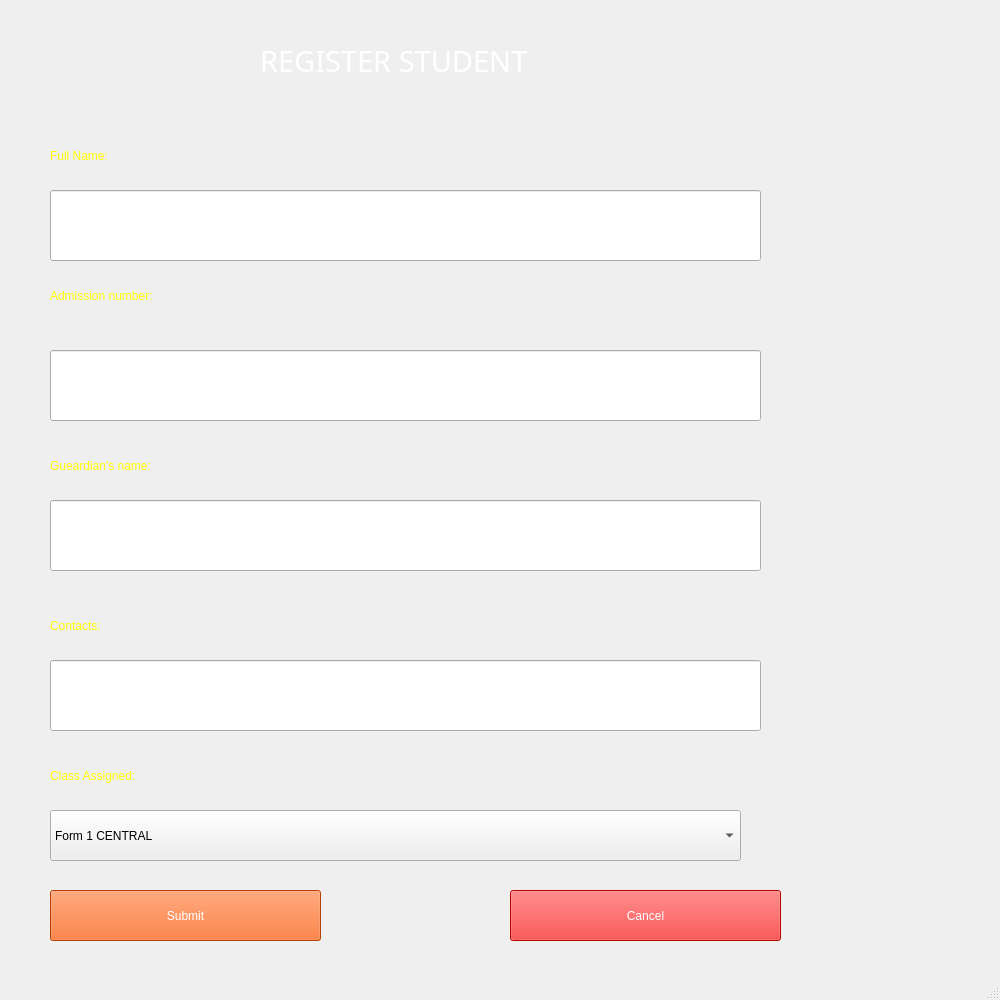
<?xml version="1.0" encoding="UTF-8"?>
<ui version="4.0">
 <class>MainWindow</class>
 <widget class="QMainWindow" name="MainWindow">
  <property name="geometry">
   <rect>
    <x>0</x>
    <y>0</y>
    <width>1000</width>
    <height>1000</height>
   </rect>
  </property>
  <property name="minimumSize">
   <size>
    <width>1000</width>
    <height>1000</height>
   </size>
  </property>
  <property name="maximumSize">
   <size>
    <width>1000</width>
    <height>1000</height>
   </size>
  </property>
  <property name="windowTitle">
   <string>Register Student</string>
  </property>
  <property name="windowIcon">
   <iconset>
    <normaloff>imgs/660921-84.png</normaloff>imgs/660921-84.png</iconset>
  </property>
  <widget class="QWidget" name="centralwidget">
   <widget class="QLabel" name="label">
    <property name="geometry">
     <rect>
      <x>0</x>
      <y>30</y>
      <width>1021</width>
      <height>961</height>
     </rect>
    </property>
    <property name="text">
     <string/>
    </property>
    <property name="pixmap">
     <pixmap>imgs/pexels-francesco-ungaro-1526713.jpg</pixmap>
    </property>
    <property name="scaledContents">
     <bool>true</bool>
    </property>
   </widget>
   <widget class="QLabel" name="label_2">
    <property name="geometry">
     <rect>
      <x>260</x>
      <y>40</y>
      <width>481</width>
      <height>41</height>
     </rect>
    </property>
    <property name="font">
     <font>
      <family>Segoe UI Black</family>
      <pointsize>22</pointsize>
      <weight>10</weight>
      <italic>false</italic>
      <bold>false</bold>
     </font>
    </property>
    <property name="styleSheet">
     <string notr="true">font: 87 22pt &quot;Segoe UI Black&quot;;
color: rgb(255, 255, 255);</string>
    </property>
    <property name="text">
     <string>REGISTER STUDENT</string>
    </property>
   </widget>
   <widget class="QLabel" name="label_3">
    <property name="geometry">
     <rect>
      <x>50</x>
      <y>140</y>
      <width>191</width>
      <height>31</height>
     </rect>
    </property>
    <property name="styleSheet">
     <string notr="true">color: rgb(255, 255, 0);
font: 87 12pt &quot;Segoe UI Black&quot;;</string>
    </property>
    <property name="text">
     <string>Full Name:</string>
    </property>
   </widget>
   <widget class="QLineEdit" name="full_name">
    <property name="geometry">
     <rect>
      <x>50</x>
      <y>190</y>
      <width>711</width>
      <height>71</height>
     </rect>
    </property>
    <property name="styleSheet">
     <string notr="true">font: 20pt &quot;Segoe MDL2 Assets&quot;;</string>
    </property>
   </widget>
   <widget class="QLabel" name="label_4">
    <property name="geometry">
     <rect>
      <x>50</x>
      <y>280</y>
      <width>511</width>
      <height>31</height>
     </rect>
    </property>
    <property name="styleSheet">
     <string notr="true">color: rgb(255, 255, 0);
font: 87 12pt &quot;Segoe UI Black&quot;;</string>
    </property>
    <property name="text">
     <string>Admission number:</string>
    </property>
   </widget>
   <widget class="QLineEdit" name="adm_no">
    <property name="geometry">
     <rect>
      <x>50</x>
      <y>350</y>
      <width>711</width>
      <height>71</height>
     </rect>
    </property>
    <property name="styleSheet">
     <string notr="true">font: 20pt &quot;Segoe MDL2 Assets&quot;;</string>
    </property>
   </widget>
   <widget class="QLabel" name="label_5">
    <property name="geometry">
     <rect>
      <x>50</x>
      <y>450</y>
      <width>411</width>
      <height>31</height>
     </rect>
    </property>
    <property name="styleSheet">
     <string notr="true">color: rgb(255, 255, 0);
font: 87 12pt &quot;Segoe UI Black&quot;;</string>
    </property>
    <property name="text">
     <string>Gueardian's name:</string>
    </property>
   </widget>
   <widget class="QLineEdit" name="guardian">
    <property name="geometry">
     <rect>
      <x>50</x>
      <y>500</y>
      <width>711</width>
      <height>71</height>
     </rect>
    </property>
    <property name="styleSheet">
     <string notr="true">font: 20pt &quot;Segoe MDL2 Assets&quot;;</string>
    </property>
    <property name="text">
     <string/>
    </property>
   </widget>
   <widget class="QLabel" name="label_6">
    <property name="geometry">
     <rect>
      <x>50</x>
      <y>610</y>
      <width>191</width>
      <height>31</height>
     </rect>
    </property>
    <property name="styleSheet">
     <string notr="true">color: rgb(255, 255, 0);
font: 87 12pt &quot;Segoe UI Black&quot;;</string>
    </property>
    <property name="text">
     <string>Contacts:</string>
    </property>
   </widget>
   <widget class="QLineEdit" name="contacts">
    <property name="geometry">
     <rect>
      <x>50</x>
      <y>660</y>
      <width>711</width>
      <height>71</height>
     </rect>
    </property>
    <property name="styleSheet">
     <string notr="true">font: 20pt &quot;Segoe MDL2 Assets&quot;;</string>
    </property>
   </widget>
   <widget class="QLabel" name="label_7">
    <property name="geometry">
     <rect>
      <x>50</x>
      <y>760</y>
      <width>191</width>
      <height>31</height>
     </rect>
    </property>
    <property name="styleSheet">
     <string notr="true">color: rgb(255, 255, 0);
font: 87 12pt &quot;Segoe UI Black&quot;;</string>
    </property>
    <property name="text">
     <string>Class Assigned:</string>
    </property>
   </widget>
   <widget class="QComboBox" name="comboBox">
    <property name="geometry">
     <rect>
      <x>50</x>
      <y>810</y>
      <width>691</width>
      <height>51</height>
     </rect>
    </property>
    <item>
     <property name="text">
      <string>Form 1 CENTRAL</string>
     </property>
    </item>
   </widget>
   <widget class="QPushButton" name="submit">
    <property name="geometry">
     <rect>
      <x>50</x>
      <y>890</y>
      <width>271</width>
      <height>51</height>
     </rect>
    </property>
    <property name="styleSheet">
     <string notr="true">background-color: rgb(255, 85, 0);
color: rgb(255, 255, 255);
font: 11pt &quot;MS Shell Dlg 2&quot;;</string>
    </property>
    <property name="text">
     <string>Submit</string>
    </property>
   </widget>
   <widget class="QPushButton" name="cancel">
    <property name="geometry">
     <rect>
      <x>510</x>
      <y>890</y>
      <width>271</width>
      <height>51</height>
     </rect>
    </property>
    <property name="styleSheet">
     <string notr="true">background-color: rgb(255, 0, 0);
color: rgb(255, 255, 255);
font: 11pt &quot;MS Shell Dlg 2&quot;;</string>
    </property>
    <property name="text">
     <string>Cancel</string>
    </property>
   </widget>
  </widget>
  <widget class="QMenuBar" name="menubar">
   <property name="geometry">
    <rect>
     <x>0</x>
     <y>0</y>
     <width>1000</width>
     <height>22</height>
    </rect>
   </property>
  </widget>
  <widget class="QStatusBar" name="statusbar"/>
 </widget>
 <resources/>
 <connections/>
</ui>
